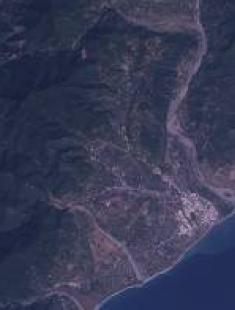
#> input picture 3.jpg, 235 x 310 px
$ python gian_anh_xam.py
#> lines starting #> are read from the running program, lines starting #| are printed output that depends on the picture
import cv2
import numpy as np

def gian_muc_xam(Igray):
    w = Igray.shape[1]
    h = Igray.shape[0]

    a = np.min(Igray)
    b = np.max(Igray)

    # chỉnh lại
    for i in range(h):
        for j in range(w):
            Igray[i,j] = (255 * int(Igray[i,j] - a))//(b - a)
    return a,b,Igray

I = cv2.imread('3.jpg')
#> I is the input picture: shape (310, 235, 3); mean B, G, R 85.3, 58.8, 55.6
cv2.imshow("RGB mode",I)

cv2.imshow("Kenh R",I[:,:,2])
cv2.imshow("Kenh G",I[:,:,1])
cv2.imshow("Kenh B",I[:,:,0])
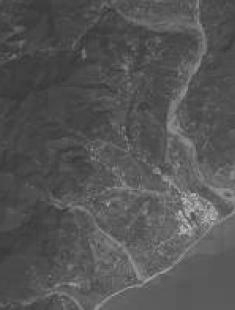
#> window 'Kenh B': shape (310, 235); min 50, max 197, mean 85.3

rmin,rmax,I[:,:,2] = gian_muc_xam(I[:,:,2])
#> in gian_muc_xam, `a = np.min(Igray)`: a = 21
#> in gian_muc_xam, `b = np.max(Igray)`: b = 184
#> rmin = 21; rmax = 184
gmin,gmax,I[:,:,1] = gian_muc_xam(I[:,:,1])
#> gmin = 28; gmax = 168
bmin,bmax,I[:,:,0] = gian_muc_xam(I[:,:,0])
#> in gian_muc_xam (call 3), `a = np.min(Igray)`: a = 50
#> in gian_muc_xam (call 3), `b = np.max(Igray)`: b = 197
#> after the loop in gian_muc_xam (call 3), `for i in range(h):`:
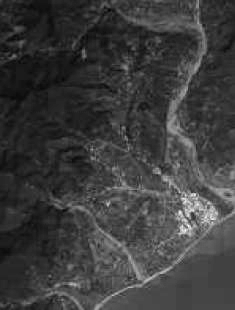
#> Igray: shape (310, 235); min 0, max 255, mean 60.7
#> bmin = 50; bmax = 197

cv2.imshow("Kenh R moi",I[:,:,2]) # giãn mức xám kênh R
cv2.imshow("Kenh G moi",I[:,:,1]) # giãn mức xám kênh G
cv2.imshow("Kenh B moi",I[:,:,0]) # giãn mức xám kênh B

cv2.imshow("RGB moi",I)

cv2.waitKey()

# Luyện tập
# I = cv2.imread("3.jpg")
I = cv2.imread("I04.jpg")
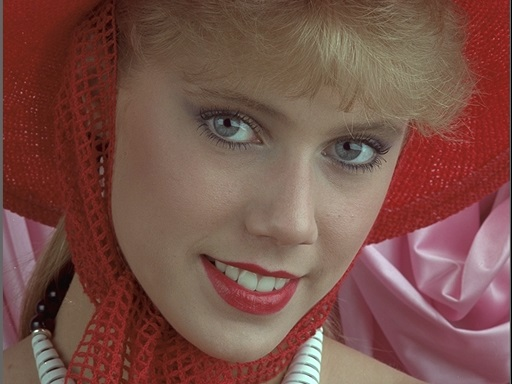
#> input picture I04.jpg, 512 x 384 px
#> I is the input picture: shape (384, 512, 3); mean B, G, R 72.7, 80.9, 121.3
cv2.imshow("RGB goc",I)
Ihsv = cv2.cvtColor(I,cv2.COLOR_BGR2HSV)
#> Ihsv: shape (384, 512, 3); mean H, S, V 37.4, 113.6, 121.6
vmin,vmax,Iv = gian_muc_xam(Ihsv[:,:,2])
#> in gian_muc_xam (call 4), `a = np.min(Igray)`: a = 0
#> in gian_muc_xam (call 4), `b = np.max(Igray)`: b = 255
#> after the loop in gian_muc_xam (call 4), `for i in range(h):`:
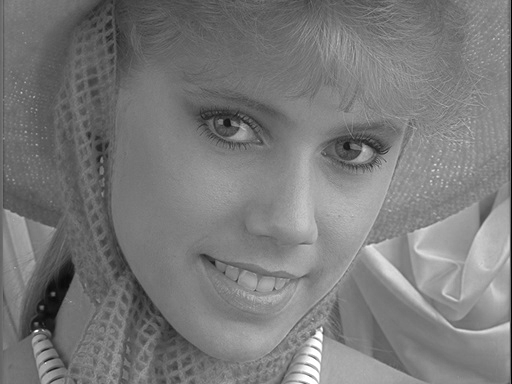
#> Igray: shape (384, 512); min 0, max 255, mean 121.6
#> vmin = 0; vmax = 255
cv2.imshow('V goc',Ihsv[:,:,2])
cv2.imshow('V moi',Iv)

# biến đổi ngược
Ihsv[:,:,2] = Iv
I_moi = cv2.cvtColor(Ihsv,cv2.COLOR_HSV2BGR)
cv2.imshow('RGB moi sau khi bien doi nguoc',I_moi)

cv2.waitKey()

# 0 < gama < 1
def hieu_chinh_gamma(Ig,gama):
    aG = np.zeros(256,dtype="uint8")

    # tạo bảng tra độ xám mới
    for g in range(256):
        t = g/255.0
        t1 = np.power(t,gama)
        g1 = int(255 * t1)
        aG[g] = g1

    h = I.shape[0]
    w = I.shape[1]

    # duyệt từng điểm ảnh
    for i in range(h):
        for j in range(w):
            g = Ig[i,j]
            I[i,j] = aG[g]
    return Ig

I = cv2.imread("dark.jpg")
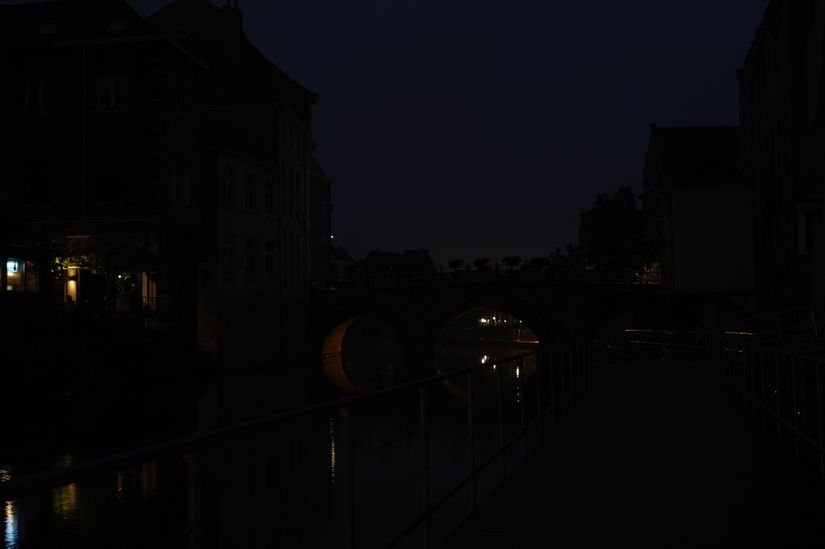
#> input picture dark.jpg, 825 x 549 px
#> I is the input picture: shape (549, 825, 3); mean B, G, R 9.1, 7, 6.9
gama = 0.7
Ir = hieu_chinh_gamma(I[:,:,2],gama) # giãn mức xám kênh R
Ig = hieu_chinh_gamma(I[:,:,1],gama) # giãn mức xám kênh G
#> call 2 of hieu_chinh_gamma, with gama = 0.7
#> after the loop in hieu_chinh_gamma (call 2), `for i in range(h):`:
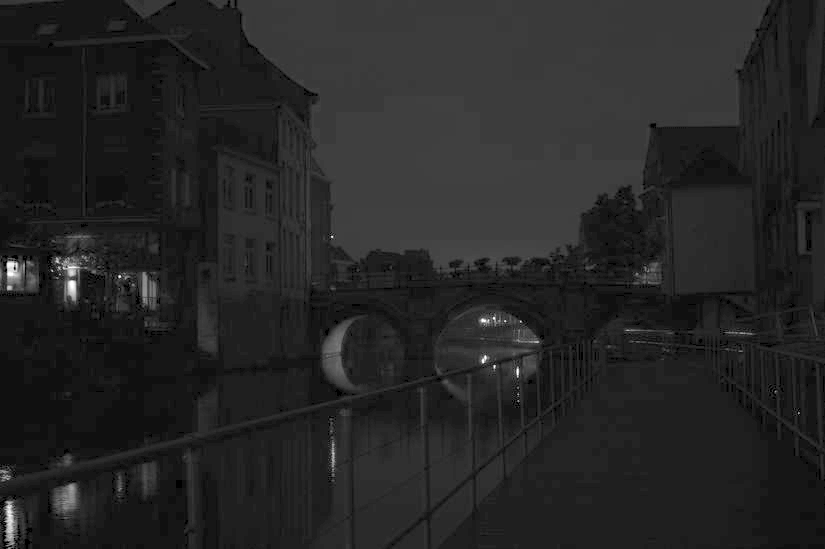
#> I: shape (549, 825, 3); min 0, max 255, mean 37.9
Ib = hieu_chinh_gamma(I[:,:,0],gama) # giãn mức xám kênh B
#> call 3 of hieu_chinh_gamma, with gama = 0.7
#> after the loop in hieu_chinh_gamma (call 3), `for i in range(h):`:
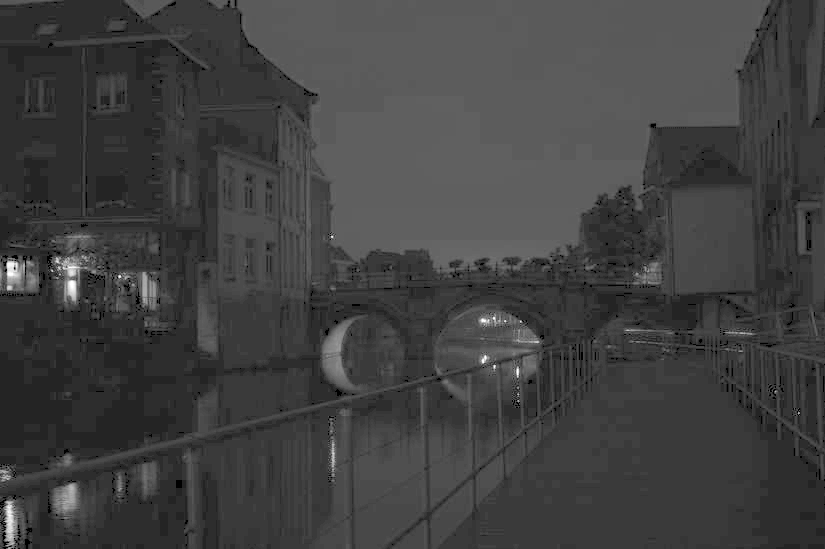
#> I: shape (549, 825, 3); min 0, max 255, mean 65.1

# hiển thị Ir,Ig,Ib
cv2.imshow('R gamma',Ir)
cv2.imshow('G gamma',Ig)
cv2.imshow('B gamma',Ib)

I[:,:,2] = Ir
I[:,:,1] = Ig
I[:,:,0] = Ib

cv2.imshow('RGB sau gamma',I)

cv2.waitKey()
